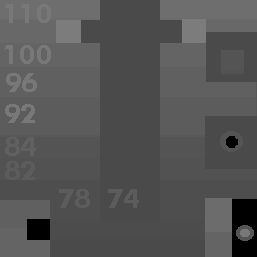
#> input picture a reference g q257 grayscaled.bmp, 257 x 257 px, found by its file name
$ python 'ajustes grayscale claro escuro.py'
#> lines starting #> are read from the running program, lines starting #| are printed output that depends on the picture; after the words box and inside, x2 and y2 are one past the last pixel; in counts of white or black regions, pixels touching at a corner belong together
#faz clareamento (ou escurecimento) de imagem grayscale de maneira uniforme
#serve para bmp, jpg e png, com melhores resultados para bmp

#cm 11/23 - v01 - #versão inicial - www.familiaquadrada.com

import cv2
import numpy as np
import os

# caminho padrão
imgpath = 'c:\\armario\\'

# nome da imagem origem
imgcrua = 'a reference g q257 grayscaled'
imgcruaext = '.bmp'

# nome da imagem destino
imgcozida = imgcrua + '_modificado'

# clarear (positivo) ou escurecer (usar valores negativos) por faixa de terra e água
#caso queira a mudança por toda imagem, é só zerar "aguaaa"
terra = 20
aguaa = 10

# carrega a imagem em escala de cinza
img = cv2.imread(imgpath + imgcrua + imgcruaext, cv2.IMREAD_GRAYSCALE)
#> img is the input picture: shape (257, 257); min 0, max 124, mean 84.6

# máscaras: alterar a altura de forma diferente entre terra e água
# se quiser elevar todo o terreno, use zero
nivelterra = 83
mskterra = img > nivelterra
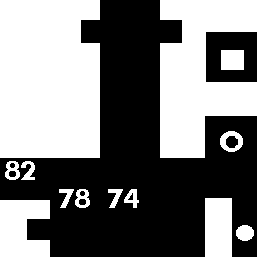
#> mskterra: shape (257, 257) bool; 47.4% white; 13 white regions, largest, box (x1, y1, x2, y2) and area: (0, 0, 100, 158) 15363, (160, 0, 257, 158) 10086, (0, 200, 50, 257) 2367
mskaguaa = img <= nivelterra

# aumenta a claridade adicionando um valor constante aos pixels correspondentes
img[mskterra] = cv2.add(img[mskterra], terra, img[mskterra]).astype('uint8')
img[mskaguaa] = cv2.add(img[mskaguaa], aguaa, img[mskaguaa]).astype('uint8')

# verifica se o arquivo de destino, cozido, já existe, caso não, ele cria sempre incrementando o número no final do nome
i = 0
while os.path.exists(imgpath + imgcozida + str(i) + imgcruaext):
    i += 1

# Salva a imagem resultante
cv2.imwrite(imgpath + imgcozida + str(i) + imgcruaext, img)
